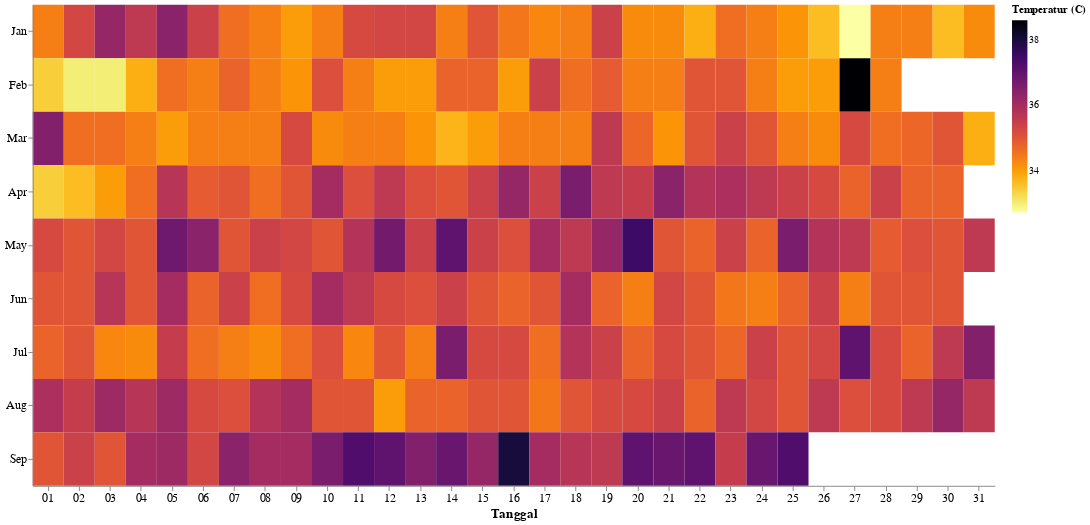

The code cell stored with this chart in its notebook:
### Code cell
alt.Chart(daily_statistics_gsod.reset_index()).mark_rect().encode(
    x=alt.X("date", timeUnit="date", type="ordinal", title="Tanggal"),
    y=alt.Y("date", timeUnit="month", type="ordinal", title=""),
    color=alt.Color("max_temp_c", scale=alt.Scale(scheme="inferno", reverse=True),
                    legend=alt.Legend(title=["Temperatur (C)"])),
    tooltip=[alt.Tooltip("max_temp_c", title="Temperatur Maksimum: ")]
).properties(
    width=1000, height=500,
    title=alt.TitleParams(
        text="",
        subtitle=[""],
                  align="left", anchor="start", baseline="line-top", fontSize=20, subtitleFontSize=14, offset=10)
).configure_view(
    strokeWidth=0
).configure_title(
    frame='group'
).configure_axis(
    labelFontSize=12,
    titleFontSize=14
)

### Figure 1 — Vega-Lite specification as saved in the notebook (floating-point values rounded to 4 significant figures; data arrays with more than 128 entries replaced by an {"elided": "..."} marker saying what was removed)
{"config": {"view": {"continuousWidth": 300, "continuousHeight": 300, "strokeWidth": 0}, "axis": {"labelFontSize": 12, "titleFontSize": 14}, "title": {"frame": "group"}}, "data": {"name": "data-46b6e1ca9dd2a4830515ffe9a8eba10e"}, "mark": {"type": "rect"}, "encoding": {"color": {"field": "max_temp_c", "legend": {"title": ["Temperatur (C)"]}, "scale": {"reverse": true, "scheme": "inferno"}, "type": "quantitative"}, "tooltip": [{"field": "max_temp_c", "title": "Temperatur Maksimum: ", "type": "quantitative"}], "x": {"field": "date", "timeUnit": "date", "title": "Tanggal", "type": "ordinal"}, "y": {"field": "date", "timeUnit": "month", "title": "", "type": "ordinal"}}, "height": 500, "title": {"text": "", "align": "left", "anchor": "start", "baseline": "line-top", "fontSize": 20, "offset": 10, "subtitle": [""], "subtitleFontSize": 14}, "width": 1000, "$schema": "https://vega.github.io/schema/vega-lite/v5.14.1.json", "datasets": {"data-46b6e1ca9dd2a4830515ffe9a8eba10e": {"elided": "268 records"}}}
